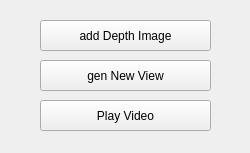
<?xml version="1.0" encoding="UTF-8"?>
<ui version="4.0">
 <class>dealDepthDlg</class>
 <widget class="QWidget" name="dealDepthDlg">
  <property name="geometry">
   <rect>
    <x>0</x>
    <y>0</y>
    <width>250</width>
    <height>153</height>
   </rect>
  </property>
  <property name="windowTitle">
   <string>Form</string>
  </property>
  <widget class="QPushButton" name="addButton">
   <property name="geometry">
    <rect>
     <x>40</x>
     <y>20</y>
     <width>171</width>
     <height>31</height>
    </rect>
   </property>
   <property name="text">
    <string>add Depth Image</string>
   </property>
  </widget>
  <widget class="QPushButton" name="playButton">
   <property name="geometry">
    <rect>
     <x>40</x>
     <y>100</y>
     <width>171</width>
     <height>31</height>
    </rect>
   </property>
   <property name="text">
    <string>Play Video</string>
   </property>
  </widget>
  <widget class="QPushButton" name="newViewButton">
   <property name="geometry">
    <rect>
     <x>40</x>
     <y>60</y>
     <width>171</width>
     <height>31</height>
    </rect>
   </property>
   <property name="text">
    <string>gen New View</string>
   </property>
  </widget>
 </widget>
 <resources/>
 <connections/>
</ui>
